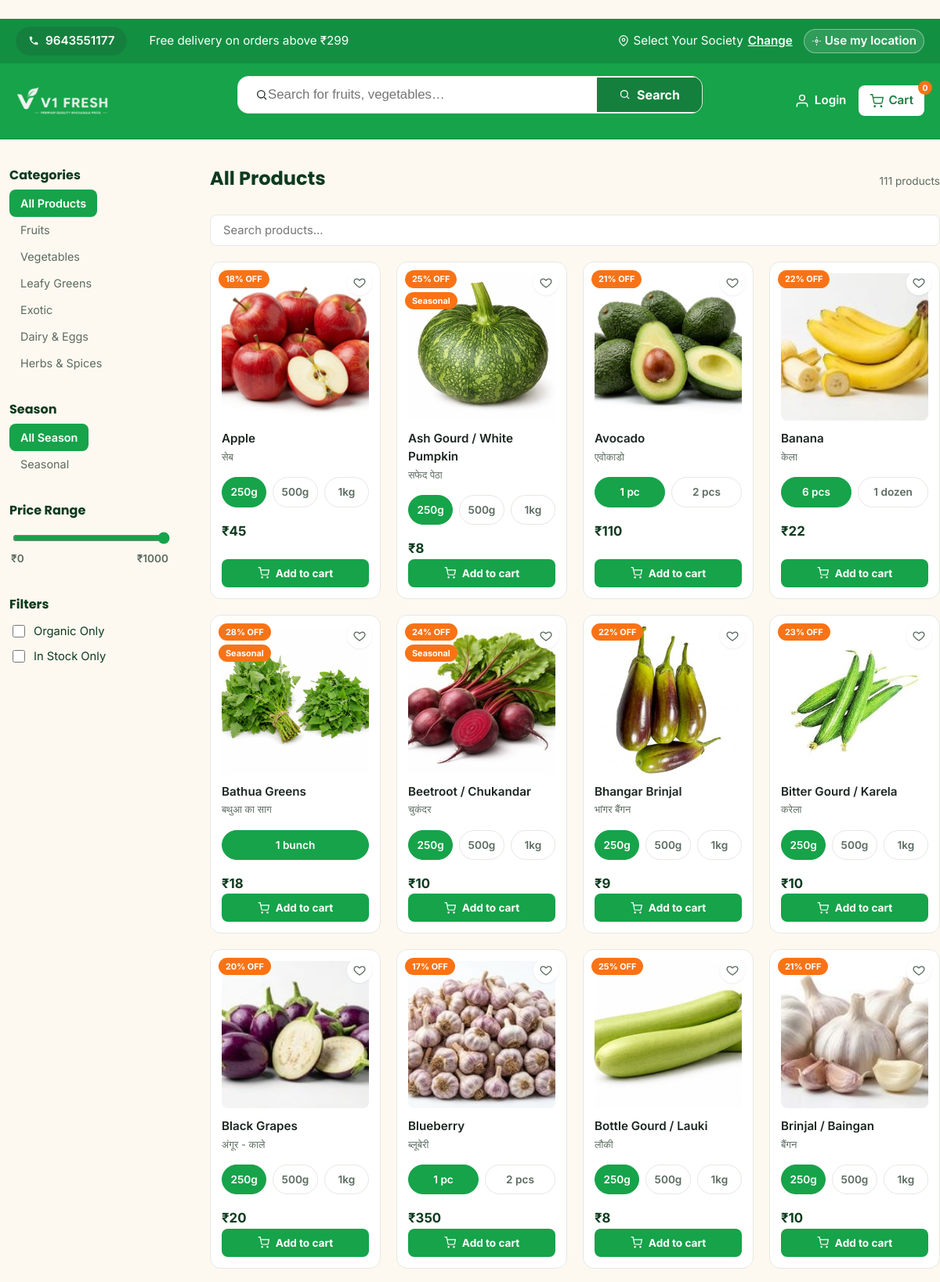
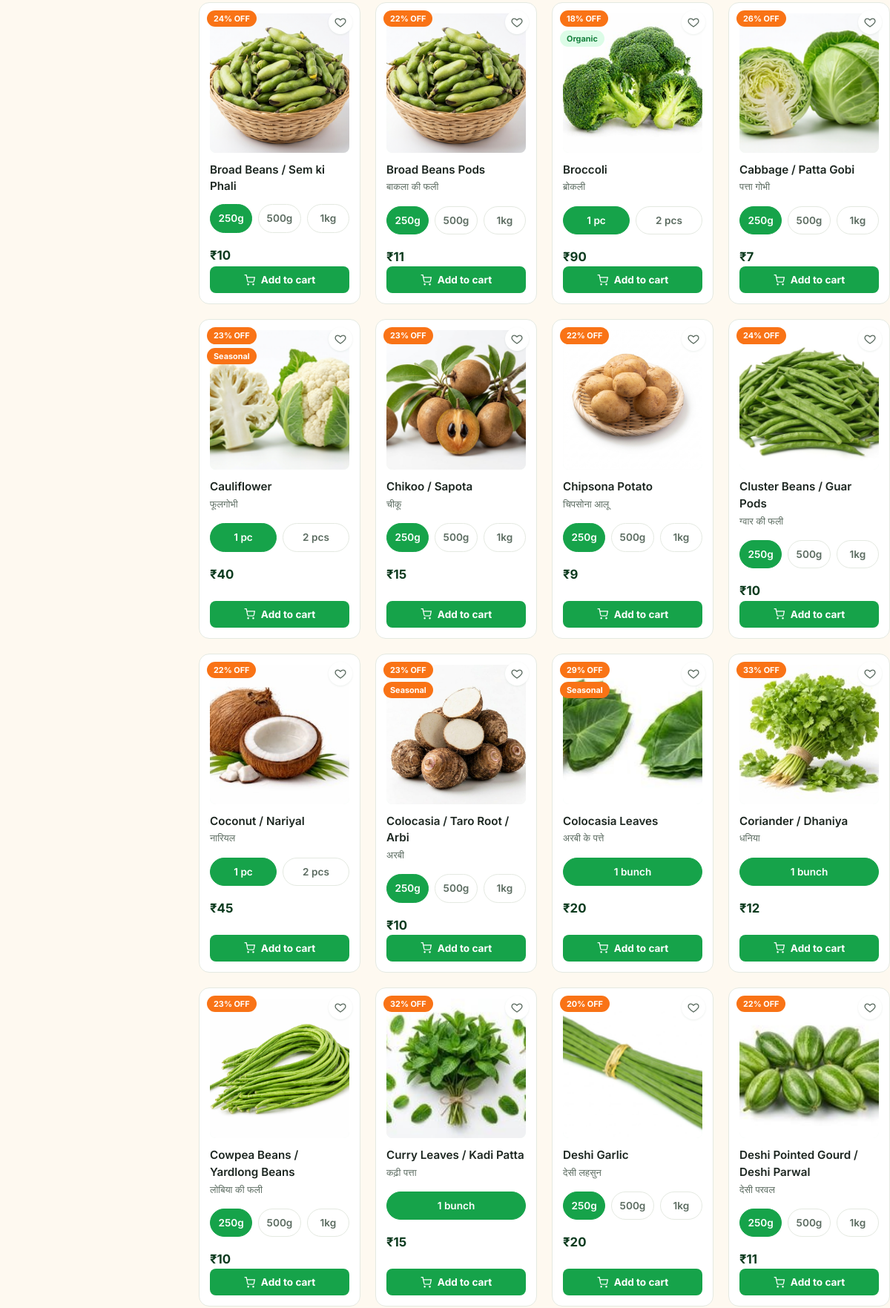
Screenshot of /products/ (upper part) with the database file from the repository (2 pictures, top to bottom).
### models.py (models this page shows, shortened)
class Category(db.Model):
    __tablename__ = "categories"
    id = db.Column(db.Integer, primary_key=True)
    name = db.Column(db.String(80), nullable=False)
    slug = db.Column(db.String(80), unique=True, nullable=False)
    image = db.Column(db.String(255), nullable=False, default="")
    sort_order = db.Column(db.Integer, default=0)
    products = db.relationship("Product", backref="category", lazy=True)

class Product(db.Model):
    __tablename__ = "products"
    id = db.Column(db.Integer, primary_key=True)
    name = db.Column(db.String(120), nullable=False)
    slug = db.Column(db.String(120), unique=True, nullable=False)
    category_id = db.Column(db.Integer, db.ForeignKey("categories.id"), nullable=False)
    price = db.Column(db.Float, nullable=False)           # current selling price
    mrp = db.Column(db.Float, nullable=True)               # original/strike-through price
    unit = db.Column(db.String(30), nullable=False, default="kg")  # kg, dozen, piece, bunch, gram
    image = db.Column(db.String(255), nullable=False, default="")
    description = db.Column(db.Text, nullable=True)
    stock = db.Column(db.Integer, nullable=False, default=100)
    is_featured = db.Column(db.Boolean, default=False)
    is_organic = db.Column(db.Boolean, default=False)
    season = db.Column(db.String(20), nullable=False, default="all-season")  # winter, summer, monsoon, all-season
    rating = db.Column(db.Float, default=4.5)
    created_at = db.Column(db.DateTime, default=datetime.utcnow)
    @property
    def discount_percent(self):
        if self.mrp and self.mrp > self.price:
            return round(((self.mrp - self.price) / self.mrp) * 100)
        return 0
    @property
    def in_stock(self):
        return self.stock > 0

### routes/products.py (the view)
@products_bp.route("/")
def listing():
    category_slug = request.args.get("category")
    search_query = request.args.get("q", "").strip()
    season_filter = request.args.get("season")
    query = Product.query
    active_category = None
    if category_slug:
        active_category = Category.query.filter_by(slug=category_slug).first()
        if active_category:
            query = query.filter_by(category_id=active_category.id)
    if search_query:
        query = query.filter(Product.name.ilike(f"%{search_query}%"))
    if season_filter == "seasonal":
        query = query.filter(Product.season != "all-season")
    elif season_filter and season_filter != "all":
        query = query.filter_by(season=season_filter)
    products = query.order_by(Product.name).all()
    categories = Category.query.order_by(Category.sort_order).all()
    return render_template(
        "products/listing.html",
        products=products,
        categories=categories,
        active_category=active_category,
        active_season=season_filter,
        current_season=current_season(),
    )

### models.py (called while the page is built)
def weight_options_for(unit, detail=False):
    if detail and unit in DETAIL_WEIGHT_OPTIONS:
        return DETAIL_WEIGHT_OPTIONS[unit]
    return WEIGHT_OPTIONS.get(unit, [(unit, 1.0)])

def current_season():
    month = datetime.now(IST).month
    if month in (11, 12, 1, 2):
        return "winter"
    elif month in (3, 4, 5, 6):
        return "summer"
    else:
        return "monsoon"

### templates/products/listing.html (shortened to what this page needs)
﻿{% extends "base.html" %}
{% block content %}
<section class="listing-page container">
    <div class="listing-layout">
        <aside class="listing-sidebar">
            <h3>Categories</h3>
            <ul class="sidebar-cat-list">
                <li><a href="{{ url_for('products.listing') }}" class="{{ 'active' if not active_category else '' }}">All Products</a></li>
                {% for cat in categories %}
                <li><a href="{{ url_for('products.listing', category=cat.slug) }}" class="{{ 'active' if active_category and active_category.id == cat.id else '' }}">{{ cat.name }}</a></li>
                {% endfor %}
            </ul>
            <h3 class="season-filter-heading">Season</h3>
            <ul class="sidebar-cat-list">
                <li><a href="{{ url_for('products.listing', category=active_category.slug if active_category else None) }}" class="{{ 'active' if not active_season else '' }}">All Season</a></li>
                <li><a href="{{ url_for('products.listing', category=active_category.slug if active_category else None, season='seasonal') }}" class="{{ 'active' if active_season == 'seasonal' else '' }}">Seasonal</a></li>
            </ul>
            <h3 class="season-filter-heading">Price Range</h3>
            <div class="price-range">
                <input type="range" id="priceRange" min="0" max="1000" value="1000" step="10">
                <div class="price-range-labels">
                    <span>₹0</span>
                    <span id="priceMaxLabel">₹1000</span>
                </div>
            </div>
            <h3 class="season-filter-heading">Filters</h3>
            <div class="sidebar-filters">
                <label class="filter-check"><input type="checkbox" id="filterOrganic"> Organic Only</label>
                <label class="filter-check"><input type="checkbox" id="filterStock"> In Stock Only</label>
            </div>
        </aside>
        <div class="listing-main">
            <div class="listing-header">
                <h1>{{ active_category.name if active_category else "All Products" }}</h1>
                <span class="result-count" id="resultCount">{{ products|length }} products</span>
            </div>
            <div class="listing-search-wrap">
                <input
                    type="text"
                    id="liveSearch"
                    placeholder="Search products..."
                    value="{{ request.args.get('q', '') }}"
                    autocomplete="off"
                >
            </div>
            {% if products %}
            <div class="product-grid" id="productGrid">
                {% for product in products %}
                <div class="product-card-wrapper"
                     data-name="{{ product.name | lower }}"
                     data-price="{{ product.price }}"
                     data-organic="{{ 1 if product.is_organic else 0 }}"
                     data-stock="{{ 1 if product.in_stock else 0 }}">
                    {% include "partials/_product_card.html" %}
                </div>
                {% endfor %}
            </div>
            {% else %}
            <div class="empty-state">
                <p class="empty-state-icon">&#x1F966;</p>
                <p>No products found{% if request.args.get('q') %} for "{{ request.args.get('q') }}"{% endif %}.</p>
                <a href="{{ url_for('products.listing') }}" class="btn btn-ghost">Browse all products</a>
            </div>
            {% endif %}
        </div>
    </div>
</section>
{% endblock %}

### templates/partials/_product_card.html (shortened to what this page needs)
<div class="product-card" data-product-id="{{ product.id }}" data-href="{{ url_for('products.detail', slug=product.slug) }}">
    {% if product.discount_percent > 0 or product.is_organic or (product.season and product.season != 'all-season') %}
    <div class="card-badges">
        {% if product.discount_percent > 0 %}<span class="badge badge-discount">{{ product.discount_percent }}% OFF</span>{% endif %}
        {% if product.is_organic %}<span class="badge badge-organic">Organic</span>{% endif %}
        {% if product.season and product.season != 'all-season' %}<span class="badge badge-seasonal">Seasonal</span>{% endif %}
    </div>
    {% endif %}
    <button class="card-wishlist" type="button" data-action="wishlist" aria-label="Add to wishlist">
        <svg viewBox="0 0 24 24" width="16" height="16" fill="none" stroke="currentColor" stroke-width="2">
            <path d="M12 21s-6.7-4.35-9.3-8.1C.8 10 1.4 6.4 4.6 5 7 4 9.6 4.9 12 7.6 14.4 4.9 17 4 19.4 5c3.2 1.4 3.8 5 1.9 7.9C18.7 16.65 12 21 12 21z"/>
        </svg>
    </button>
    <a href="{{ url_for('products.detail', slug=product.slug) }}" class="product-card-img">
        <img src="{{ product.image }}" alt="{{ product.name }}" loading="lazy">
    </a>
    <div class="product-card-body">
        {% set hindi_name = product.name.split('(')[1].rstrip(')') if '(' in product.name else '' %}
        <a href="{{ url_for('products.detail', slug=product.slug) }}" class="product-card-name">{{ base_name }}</a>
        {% if hindi_name %}<span class="product-card-name-hindi">{{ hindi_name }}</span>{% endif %}
        {% set chips = weight_options_for(product.unit) %}
        {% set default_fraction = chips[0][1] %}
        <div class="weight-chip-row" data-base-price="{{ product.price }}">
            {% for label, fraction in chips %}
            <span class="weight-chip{{ ' is-selected' if loop.first else '' }}" data-action="chip" data-label="{{ label }}" data-fraction="{{ fraction }}">{{ label }}</span>
            {% endfor %}
        </div>
        <div class="product-card-price-row">
            <span class="price">₹{{ "%.0f"|format(product.price * default_fraction) }}</span>
        </div>
        {% if product.in_stock %}
        <div class="card-cart-control" data-product-id="{{ product.id }}">
            <button class="btn-add-cart-full" data-action="add">
                <svg viewBox="0 0 24 24" width="15" height="15" fill="none" stroke="currentColor" stroke-width="2">
                    <circle cx="9" cy="21" r="1"/><circle cx="20" cy="21" r="1"/>
                    <path d="M1 1h4l2.7 13.4a2 2 0 0 0 2 1.6h9.7a2 2 0 0 0 2-1.6L23 6H6"/>
                </svg>
                Add to cart
            </button>
        </div>
        {% else %}
        <button class="btn-add-cart-full" disabled>Out of Stock</button>
        {% endif %}
    </div>
</div>

### rows the page displays
Category: name "Fruits"
Category: name "Vegetables"
Category: name "Leafy Greens"
Category: name "Exotic"
Category: name "Dairy & Eggs"
Category: name "Herbs & Spices"
Product: discount_percent "18", image (picture), hindi_name "सेब", chips "250g" "500g" "1kg", product.price*default_fraction "45"
Product: discount_percent "25", season "Seasonal", image (picture), hindi_name "सफेद पेठा", chips "250g" "500g" "1kg", product.price*default_fraction "8"
Product: discount_percent "21", image (picture), hindi_name "एवोकाडो", chips "1 pc" "2 pcs", product.price*default_fraction "110"
Product: discount_percent "22", image (picture), hindi_name "केला", chips "6 pcs" "1 dozen", product.price*default_fraction "22"
Product: discount_percent "28", season "Seasonal", image (picture), hindi_name "बथुआ का साग", chips "1 bunch", product.price*default_fraction "18"
Product: discount_percent "24", season "Seasonal", image (picture), hindi_name "चुकंदर", chips "250g" "500g" "1kg", product.price*default_fraction "10"
Product: discount_percent "22", image (picture), hindi_name "भांगर बैंगन", chips "250g" "500g" "1kg", product.price*default_fraction "9"
Product: discount_percent "23", image (picture), hindi_name "करेला", chips "250g" "500g" "1kg", product.price*default_fraction "10"
Product: discount_percent "20", image (picture), hindi_name "अंगूर - काले", chips "250g" "500g" "1kg", product.price*default_fraction "20"
Product: discount_percent "17", image (picture), hindi_name "ब्लूबेरी", chips "1 pc" "2 pcs", product.price*default_fraction "350"
Product: discount_percent "25", image (picture), hindi_name "लौकी", chips "250g" "500g" "1kg", product.price*default_fraction "8"
Product: discount_percent "21", image (picture), hindi_name "बैंगन", chips "250g" "500g" "1kg", product.price*default_fraction "10"
Product: discount_percent "24", image (picture), chips "250g" "500g" "1kg", product.price*default_fraction "10"
Product: discount_percent "22", image (picture), hindi_name "बाकला की फली", chips "250g" "500g" "1kg", product.price*default_fraction "11"
Product: discount_percent "18", is_organic "Organic", image (picture), hindi_name "ब्रोकली", chips "1 pc" "2 pcs", product.price*default_fraction "90"
Product: discount_percent "26", image (picture), hindi_name "पत्ता गोभी", chips "250g" "500g" "1kg", product.price*default_fraction "7"
Product: discount_percent "23", season "Seasonal", image (picture), hindi_name "फूलगोभी", chips "1 pc" "2 pcs", product.price*default_fraction "40"
Product: discount_percent "23", image (picture), hindi_name "चीकू", chips "250g" "500g" "1kg", product.price*default_fraction "15"
Product: discount_percent "22", image (picture), hindi_name "चिपसोना आलू", chips "250g" "500g" "1kg", product.price*default_fraction "9"
Product: discount_percent "24", image (picture), hindi_name "ग्वार की फली", chips "250g" "500g" "1kg", product.price*default_fraction "10"
Product: discount_percent "22", image (picture), hindi_name "नारियल", chips "1 pc" "2 pcs", product.price*default_fraction "45"
Product: discount_percent "23", season "Seasonal", image (picture), hindi_name "अरबी", chips "250g" "500g" "1kg", product.price*default_fraction "10"
Product: discount_percent "29", season "Seasonal", image (picture), hindi_name "अरबी के पत्ते", chips "1 bunch", product.price*default_fraction "20"
Product: discount_percent "33", image (picture), hindi_name "धनिया", chips "1 bunch", product.price*default_fraction "12"
Product: discount_percent "23", image (picture), hindi_name "लोबिया की फली", chips "250g" "500g" "1kg", product.price*default_fraction "10"
Product: discount_percent "32", image (picture), hindi_name "कढ़ी पत्ता", chips "1 bunch", product.price*default_fraction "15"
Product: discount_percent "20", image (picture), hindi_name "देसी लहसुन", chips "250g" "500g" "1kg", product.price*default_fraction "20"
Product: discount_percent "22", image (picture), hindi_name "देसी परवल", chips "250g" "500g" "1kg", product.price*default_fraction "11"

### other values shown
{{ free_delivery_threshold }} "299"
{{ cart_count if cart_count else 0 }} "0"
{{ active_category.name if active_category else "All Products" }} "All Products"
